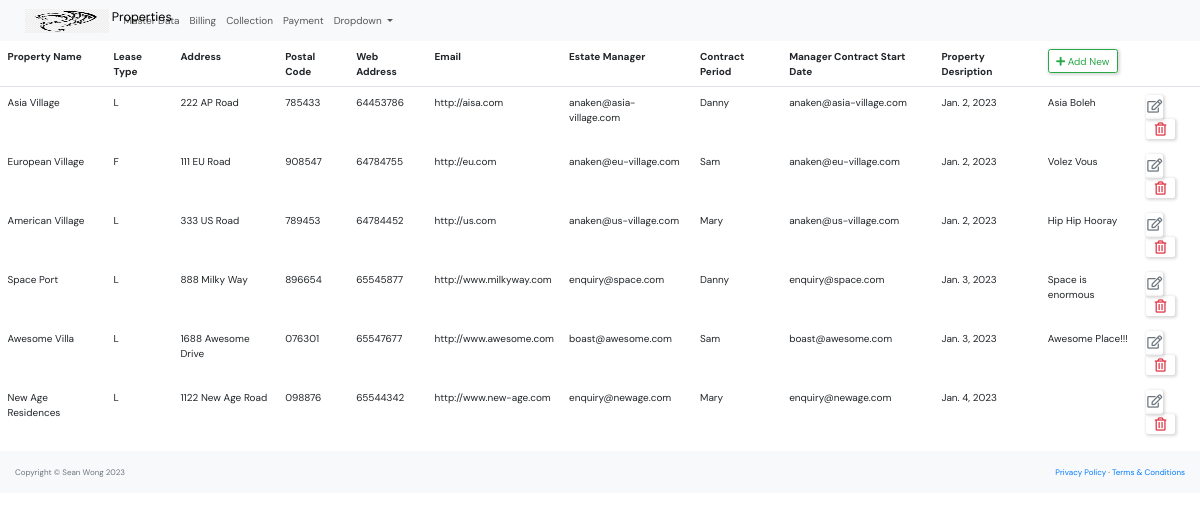
The app's page /master_data/property_list/ with its own data.
### master_data/models.py (models this page shows, shortened)
class Property(models.Model):
    PROPERTY_TYPE = [
        ('L', 'Leasehold'),
        ('F', 'Freehold'),
        ('O', 'Others'),
    ]
    CONTRACT_PERIOD =[
        ('1', '1 Year'),
        ('3', '3 Years'),
        ('5', '5 Years'),
    ]
    name = models.CharField(max_length=250)
    type = models.CharField(max_length=1, choices=PROPERTY_TYPE)
    address = models.CharField(max_length=250)
    postal_code = models.CharField(max_length=10)
    phone = models.CharField(max_length=10)
    web = models.URLField()
    email=models.EmailField(
        unique=True,
        error_messages={
            'unique':'Thie email has already ben registered'
        }
        )
    manager= models.ForeignKey('Manager', null=True, on_delete=models.SET_NULL)
    contract_period=models.CharField(max_length=1, choices=CONTRACT_PERIOD)
    start_date=models.DateField()
    description=models.TextField(null=True, blank=True)
    class Meta:
        constraints = [
            models.CheckConstraint(
                check=Q(start_date__lte=Now()),
                name = "start_date must be less than or equal today"
            )
    ]

class Manager(models.Model):
    company_name = models.CharField(max_length=250)
    family_name = models.CharField(max_length=250)
    given_name = models.CharField(max_length=250)
    preferred_name = models.CharField(max_length=250)
    phone = models.CharField(max_length=10)
    email=models.EmailField(
        unique=True,
        error_messages={
            'unique':'Thie email has already ben registered'
        }
        )
    class Meta:
        constraints = [
            models.UniqueConstraint(fields=['given_name', 'family_name'], name='unique_manager'),
        ]
    def __str__(self):
        return self.preferred_name

### master_data/views.py (the view)
# urls.py: path('property_list/',views.property_list, name='property-list'),
def property_list(request):
    context = {'property_list': Property.objects.all()}
    return render(request, "master_data/property_list.html", context)

### master_data/templates/master_data/property_list.html (shortened to what this page needs)
{% extends "base.html" %}
            {% block content %}
            <table class="table table-borderless">
                <thead class="border-bottom font-weight-bold">
                    <tr>
                        <td>Property Name</td>
                        <td>Lease Type</td>
                        <td>Address</td>
                        <td>Postal Code</td>
                        <td>Web Address</td>
                        <td>Email</td>
                        <td>Estate Manager</td>
                        <td>Contract Period</td>
                        <td>Manager Contract Start Date</td>
                        <td>Property Desription</td>
                        <td>
                            <a href="{% url 'property-create' %}" class="btn btn-outline-success">
                                <i class="fas fa-plus"></i> Add New
                            </a>
                        </td>
                    </tr>
                </thead>
                <tbody>
                    {% for property in property_list %}
                        <tr>
                            <td>{{property.name}}</td>
                            <td>{{property.type}}</td>
                            <td>{{property.address}}</td>
                            <td>{{property.postal_code}}</td>
                            <td>{{property.phone}}</td>
                            <td>{{property.web}}</td>
                            <td>{{property.email}}</td>
                            <td>{{property.manager}}</td>
                            <td>{{property.email}}</td>
                            <td>{{property.start_date}}</td>
                            <td>{{property.description}}</td>
                            <td>
                                <a href="{% url 'property-update' property.id %}" class="btn text-secondary px-0">
                                    <i class="far fa-edit fa-lg"></i>
                                </a>
                                <form action="{% url 'property-delete' property.id %}" method="post" class="d-inline">
                                    <button type="submit" class="btn">
                                        <i class="far fa-trash-alt fa-lg text-danger float-right"></i>
                                    </button>
                                </form>
                            </td>
                        </tr>
                    {% endfor %}
                </tbody>
            </table>
            {% endblock content %}

### static/css/style.css (style rules this page uses)
* { font-family: "DM Sans", -apple-system, BlinkMacSystemFont, "Segoe UI", Roboto, Oxygen, Ubuntu, Cantarell, "Open Sans", "Helvetica Neue", sans-serif; margin: 0; padding: 0; box-sizing: border-box; text-rendering: optimizeLegibility; font-size: inherit; }
html { font-size: 56.25%; }
@media only screen and (min-width: 1200px) { html { font-size: 62.5%; } }
body { line-height: 1.6; font-weight: 400; font-size: 1.5rem; color: var(--color-light-gray); background-color: var(--color-bg); min-height: 100vh; }
a { display: inline-block; color: var(--color-main); text-decoration: none; }
.btn { background-color: transparent; border: none; display: inline-flex; align-items: center; gap: 1rem; cursor: pointer; transition: all ease-in-out 0.3s; padding: 1rem 2rem; border-radius: 5px; box-shadow: 1px 1px 3px 1px rgba(0, 0, 0, 0.15); font-weight: 500; }

### records on screen
Property: name "Asia Village", type "L", address "222 AP Road", postal_code "785433", phone "64453786", web "http://aisa.com", email "anaken@asia-village.com", manager "Danny", start_date "Jan. 2, 2023", description "Asia Boleh"
Property: name "European Village", type "F", address "111 EU Road", postal_code "908547", phone "64784755", web "http://eu.com", email "anaken@eu-village.com", manager "Sam", start_date "Jan. 2, 2023", description "Volez Vous"
Property: name "American Village", type "L", address "333 US Road", postal_code "789453", phone "64784452", web "http://us.com", email "anaken@us-village.com", manager "Mary", start_date "Jan. 2, 2023", description "Hip Hip Hooray"
Property: name "Space Port", type "L", address "888 Milky Way", postal_code "896654", phone "65545877", web "http://www.milkyway.com", email "enquiry@space.com", manager "Danny", start_date "Jan. 3, 2023", description "Space is enormous"
Property: name "Awesome Villa", type "L", address "1688 Awesome Drive", postal_code "076301", phone "65547677", web "http://www.awesome.com", email "boast@awesome.com", manager "Sam", start_date "Jan. 3, 2023", description "Awesome Place!!!"
Property: name "New Age Residences", type "L", address "1122 New Age Road", postal_code "098876", phone "65544342", web "http://www.new-age.com", email "enquiry@newage.com", manager "Mary", start_date "Jan. 4, 2023"
